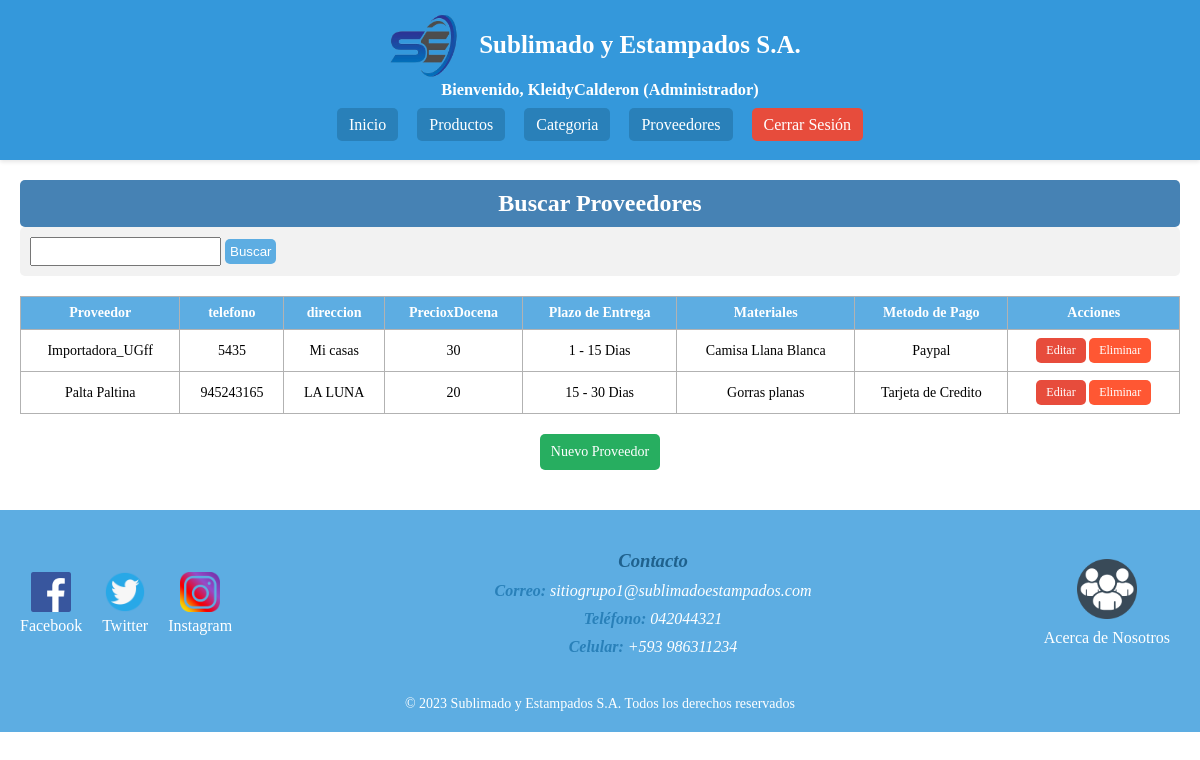
Page /index.php?c=proveedores&f=index (signed in) on the committed database.
### tables this page shows
CREATE TABLE `proveedores` (
  `prov_id` int(11) NOT NULL,
  `prov_nombre` varchar(100) DEFAULT NULL,
  `prov_telefono` int(10) DEFAULT NULL,
  `prov_direccion` varchar(100) DEFAULT NULL,
  `prov_precio` double DEFAULT NULL,
  `prov_plazo_entrega` varchar(20) DEFAULT NULL,
  `prov_material` varchar(100) DEFAULT NULL,
  `prov_mpago` varchar(30) DEFAULT NULL,
  `fecha_actualizacion` datetime DEFAULT NULL,
  `usuario_actualizacion` varchar(100) DEFAULT NULL
);

### controller/ProveedoresController.php (called while the page is built, shortened)
<?php
require_once 'model/dao/ProveedoresDAO.php';
class ProveedoresController {
    private $model;
    public function __construct() {
        $this->model = new ProveedoresDAO();
    }
    public function index() {
        $resultados = $this->model->selectAll("");
        $titulo="Buscar Proveedores";
        require_once VPROVEEDORES.'list.php';
    }
}

### controller/FrontController.php (called while the page is built, shortened)
<?php
class FrontController {
    public function ruteo() {
        $funcion = (!empty($_REQUEST['f']))?htmlentities($_REQUEST['f']):FUNCION_PRINCIPAL;
        $cont = new  $controlador();
        $cont->$funcion();
    }
}

### Index.php (called while the page is built)
<?php
  require_once 'controller/FrontController.php';
  $frontController = new FrontController();
  $frontController->ruteo();
?>

### config/ConexionBD.php (called while the page is built)
<?php
class Conexion {
    public static function getConexion() {
        $dsn = 'mysql:host=localhost;port=3306;dbname=' . DBNAME;
        $conexion = null;
        try {
            $conexion = new PDO($dsn, DBUSER, DBPASSWORD);
            $conexion->setAttribute(PDO::ATTR_ERRMODE, PDO::ERRMODE_EXCEPTION);
        } catch (Exception $e) {
            echo $e;
            die("Error: " . $e->getMessage());
        }
        return $conexion;
    }
}
?>

### model/dao/ProveedoresDAO.php (called while the page is built, shortened)
<?php
require_once 'config/ConexionBD.php';
class ProveedoresDAO {
     private $con;
    public function __construct() {
        $this->con = Conexion::getConexion();
    }
     public function selectAll($parametro) {
        $sql = "SELECT * FROM proveedores WHERE prov_nombre LIKE :b1";
        $stmt = $this->con->prepare($sql);
        $conlike = '%' . $parametro . '%';
        $data = array('b1' => $conlike);
        $stmt->execute($data);
        $resultados = $stmt->fetchAll(PDO::FETCH_ASSOC);
        return $resultados;
    }
}
?>

### view/proveedores/proveedores.list.php (the view, shortened to what this page needs)
<link rel="stylesheet" href="assets/css/EstiloHeader.css">
<link rel="stylesheet" href="assets/css/EstiloFooter.css">
<link rel="stylesheet" href="assets/css/EstiloTable.css">
<div class="contenedorT">
    <h2><?php echo $titulo; ?></h2>
    <form action="index.php?c=Proveedores&f=search" method="POST" style="background-color: #F2F2F2; padding: 10px; border-radius: 5px;">
        <input type="text" name="b" id="b" style="padding: 5px;">
        <input type="submit" value="Buscar" style="padding: 5px; background-color: #5DADE2; color: white; border: none; border-radius: 5px; cursor: pointer;">
    </form>
    <div class="tabla">
        <table class="table table-striped table-bordered">
            <thead class="thead-dark">
                <tr>
                    <th>Proveedor </th>
                    <th>telefono </th>
                    <th>direccion </th>
                    <th>PrecioxDocena </th>
                    <th>Plazo de Entrega </th>
                    <th>Materiales</th>
                    <th>Metodo de Pago</th>
                    <th>Acciones</th>
                </tr>
            </thead>
            <tbody class="tabladatos">
                <?php foreach ($resultados as $fila) {
                    ?>
                    <tr>
                        <td><?php echo $fila['prov_nombre']; ?></td>
                        <td><?php echo $fila['prov_telefono']; ?></td>
                        <td><?php echo $fila['prov_direccion']; ?></td>
                        <td><?php echo $fila['prov_precio']; ?></td>
                        <td><?php echo $fila['prov_plazo_entrega']; ?></td>
                        <td><?php echo $fila['prov_material']; ?></td>
                        <td><?php echo $fila['prov_mpago']; ?></td>
                        <td>
                            <a href="index.php?c=Proveedores&f=view_edit&id=<?php echo $fila['prov_id']; ?>" class="btn btn-editar">Editar</a>
                            <a onclick="if(!confirm('¿Está seguro de eliminar el Proveedor?')) return false;" href="index.php?c=proveedores&f=delete&id=<?php echo $fila['prov_id']; ?>" class="btn btn-eliminar">Eliminar</a>
                        </td>
                    </tr>
                <?php  }?>
            </tbody>
        </table>
        <a href="index.php?c=proveedores&f=view_new" class="btn-nuevo">Nuevo Proveedor</a>
    </div>
</div>

### assets/css/EstiloHeader.css (style rules this page uses)
body, h1, h2, h3, h4, p, ul, li { margin: 0; padding: 0; }

### assets/css/EstiloTable.css (style rules this page uses)
body { margin: 0; padding: 0; }
.contenedorT { max-width: 1200px; margin: 0 auto; padding: 20px; }
table { width: 100%; border-collapse: collapse; border: 1px solid #b2b2b2; margin-top: 20px; }
th, td { border: 1px solid #b2b2b2; padding: 8px; text-align: center; font-size: 14px; }
th { background-color: #5DADE2; color: white; }
td a { display: inline-block; padding: 5px 10px; border-radius: 5px; background-color: #5DADE2; color: white; text-decoration: none; font-size: 12px; }
.btn-nuevo { display: block; margin: 20px auto; padding: 10px 10px; border-radius: 5px; background-color: #27AE60; color: white; text-decoration: none; font-size: 14px; text-align: center; max-width: 100px; }
.contenedorT h2 { text-align: center; background-color: #4682B4; color: white; padding: 10px; border-radius: 5px; }
.btn-editar { background-color: #E74C3C; }
.btn-eliminar { background-color: #FF5733; }

### rows in the picture
proveedores: prov_nombre "Importadora_UGff", prov_telefono "5435", prov_direccion "Mi casas", prov_precio "30", prov_plazo_entrega "1 - 15 Dias", prov_material "Camisa Llana Blanca", prov_mpago "Paypal"
proveedores: prov_nombre "Palta Paltina", prov_telefono "945243165", prov_direccion "LA LUNA", prov_precio "20", prov_plazo_entrega "15 - 30 Dias", prov_material "Gorras planas", prov_mpago "Tarjeta de Credito"

### other values in the picture
$user_name "KleidyCalderon"
$user_role "Administrador"
$titulo "Buscar Proveedores"
